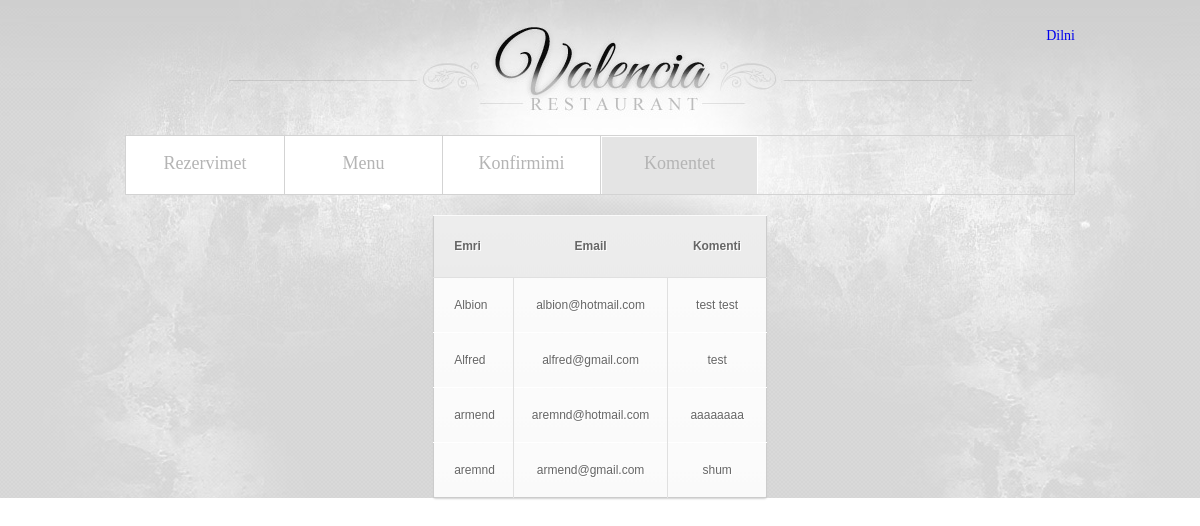
The page /restauranti/a_komenti.php on the database its author committed.
### tables this page shows
CREATE TABLE `komenti` (
  `emri` varchar(20) NOT NULL,
  `email` varchar(50) NOT NULL,
  `komenti` varchar(200) NOT NULL
);

### restauranti/a_komenti.php (the view, shortened to what this page needs)
 <!DOCTYPE html>
<html lang="en">
<head>
    <link rel="stylesheet" type="text/css" media="screen" href="css/reset.css">
    <link rel="stylesheet" type="text/css" media="screen" href="css/style.css">
</head>
<body>
<div class="bg-top">
<div class="bgr">
    <header>
		<div class="kycja"><p style='float: right; clear: right;'><a href="index.php" >Dilni</a></p></div>
        <h1><a href="index.php"><img src="images/logo.jpg" alt=""></a></h1>
        <nav>
            <ul class="menu">
				<li ><a href="rezervimet.php">Rezervimet</a></li>
				<li ><a href="a_menu.php">Menu</a></li>
				<li ><a href="a_konfirmimi.php">Konfirmimi</a></li>
				<li class="current"><a href="a_komenti.php">Komentet</a></li>
            </ul>
         </nav>
    </header>
 <?php
							require "login.php";
							echo '<center><table  class="tableCSS"></center>'."\n";
							$result = mysqli_query($db,"SELECT * FROM komenti");
							echo '<thead>';
		echo '<th>Emri</th><th>Email</th><th>Komenti</th>';
		$i=0;
		while ( $row = mysqli_fetch_row($result) ) {
		if ($i % 2 != 1)
			$rowColor = "lightgrey";
		else
			$rowColor = "black";
			$i++;
		echo "<tbody>";
		echo "<tr bgcolor=" . $rowColor . "><td>";
		echo(htmlentities($row[0]));
		echo("</td><td>");
		echo(htmlentities($row[1]));
		echo("</td><td>");
		echo(htmlentities($row[2]));
		echo("</td>\n");
		echo("</tr>\n");
	}
	?>
	</div>
</div>
</body>
</html>

### restauranti/css/style.css (style rules this page uses)
html, body { width:100%; padding:0; margin:0; }
body { font: 14px/18px "Times New Roman", Times, serif; color:#b4b4b4; min-width:960px; background: url(../images/bg.gif) center 0 repeat; }
.bg-top { background:url(../images/bg-top.jpg) center 0 repeat-x; width:100%; }
.bgr { background:url(../images/bgr.jpg) center 0 no-repeat; width:100%; }
a { text-decoration:none; cursor:pointer;text-decoration:none; }
ul { margin:0; padding:0;list-style-image:none; }
header { width:950px; margin:0px auto; padding-top:27px; z-index:101; position:relative; }
h1 { display:inline-block; z-index:100; background:url(../images/logo-bg.jpg) 0 0 no-repeat; width:550px; height:100px; margin-left:104px; padding-left:194px; }
nav { width:948px; border:#d3d3d3 1px solid; margin-top:8px; }
ul.menu { display:inline-block; }
ul.menu li { float:left; border-left:#d3d3d3 1px solid; display:inline-block; }
ul.menu li:first-child { border-left:none !important; }
ul.menu li:first-child a { width:156px !important; }
ul.menu li a { width:155px; color:#b4b4b4; font-size:18px; line-height:24px; padding: 14px 0 19px 0; background:#fff; border:#fff 1px solid; border-bottom:none !important; display:block; text-align:center; }
ul.menu li:hover a, ul.menu li.current a { background:#e4e4e4; }
.tableCSS { margin: 20px; color: #666; font-size: 12px; -moz-border-radius: 3px; -moz-box-shadow: 0 1px 2px #d1d1d1; -webkit-border-radius: 3px; -webkit-box-shadow: 0 1px 2px #d1d1d1; background: #eaebec; border: #ccc 1px solid; border-radius: 3px; box-shadow: 0 1px 2px #d1d1d1; font-family: Arial, Helvetica, sans-serif; text-shadow: 1px 1px 0px #fff; }
.tableCSS th { padding: 21px 25px 22px 25px; border-bottom: 1px solid #e0e0e0; border-top: 1px solid #fafafa; background: #ededed; background: -webkit-gradient(linear, left top, left bottom, from(#ededed), to(#ebebeb)); background: -moz-linear-gradient(top, #ededed, #ebebeb); }
.tableCSS th:first-child { padding-left: 20px; text-align: left }
.tableCSS tr { padding-left: 20px; text-align: center }
.tableCSS tr:first-child th:first-child { -moz-border-radius-topleft: 3px; -webkit-border-top-left-radius: 3px; border-top-left-radius: 3px; }
.tableCSS tr:first-child th:last-child { -moz-border-radius-topright: 3px; -webkit-border-top-right-radius: 3px; border-top-right-radius: 3px; }
.tableCSS tr:last-child td { border-bottom: 0 }
.tableCSS tr:last-child td:first-child { -moz-border-radius-bottomleft: 3px; -webkit-border-bottom-left-radius: 3px; border-bottom-left-radius: 3px; }
.tableCSS tr:last-child td:last-child { -moz-border-radius-bottomright: 3px; -webkit-border-bottom-right-radius: 3px; border-bottom-right-radius: 3px; }
.tableCSS tr td { padding: 18px; border-bottom: 1px solid #e0e0e0; border-left: 1px solid #e0e0e0; border-top: 1px solid #ffffff; background: #fafafa; background: -webkit-gradient(linear, left top, left bottom, from(#fbfbfb), to(#fafafa)); background: -moz-linear-gradient(top, #fbfbfb, #fafafa); }
.tableCSS tr td:first-child { padding-left: 20px; border-left: 0; text-align: left }

### rows shown on the page
komenti: emri "Albion", email "albion@hotmail.com", komenti "test test"
komenti: emri "Alfred", email "alfred@gmail.com", komenti "test"
komenti: emri "armend", email "aremnd@hotmail.com", komenti "aaaaaaaa"
komenti: emri "aremnd", email "armend@gmail.com", komenti "shum"
